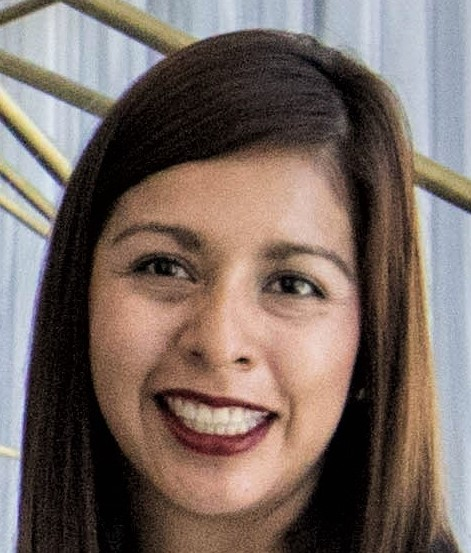
#> input picture images/face.jpeg, 471 x 553 px, found by its file name
$ jupyter execute ORB.ipynb   (shell and % lines are left out)
#> lines starting #> are read from the running program, lines starting #| are printed output that depends on the picture
### Loading images and training resources

[cell 1]

import cv2
import matplotlib.pyplot as plt
import numpy as np

# Set the default figure size
plt.rcParams['figure.figsize'] = [20,10]

# Load the training image
image = cv2.imread('D:/ComputerVision/images/face.jpeg')
#> image is the input picture: shape (553, 471, 3); mean B, G, R 98.9, 105.9, 121

# Convert the training image to RGB
training_image = cv2.cvtColor(image, cv2.COLOR_BGR2RGB)

# Convert the training image to gray Scale
training_gray = cv2.cvtColor(image, cv2.COLOR_BGR2GRAY)
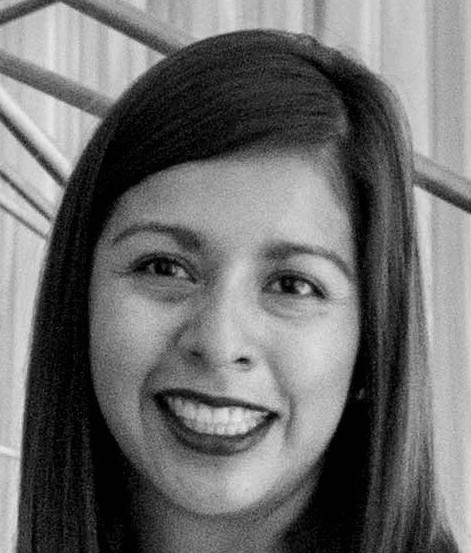
#> training_gray: shape (553, 471); min 0, max 238, mean 109.6

# Display the images
plt.subplot(121)
plt.title('Original Training Image')
plt.imshow(training_image)
plt.subplot(122)
plt.title('Gray Scale Training Image')
plt.imshow(training_gray, cmap = 'gray')
plt.show()
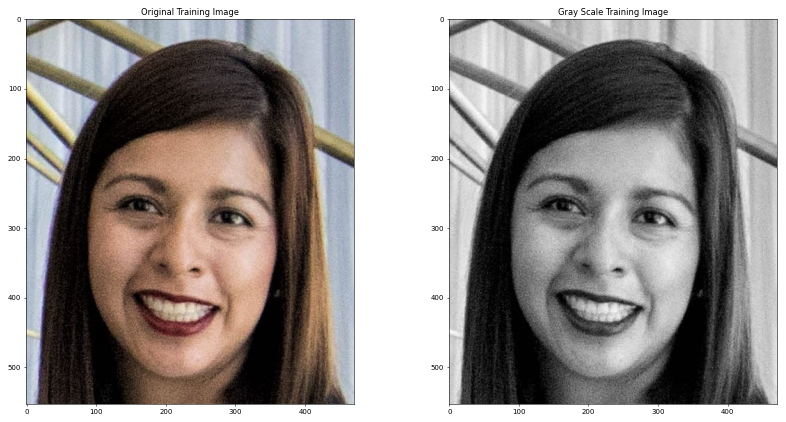
#> figure drawn by matplotlib, 2 panels

[cell 2]
# Set the parameter of the ORB algorithm
# nfeatures = 200: Determines the maximum number of features (keypoints) to locate.
# scaleFactor = 2.0: classical pyramid
orb = cv2.ORB_create(200,2.0)

# Find the keypoints in the gray scale training image and compute their ORB \
# None: indicate that we are not using a mask
keypoints, descriptor = orb.detectAndCompute(training_gray, None)
#> keypoints = 175 keypoints; strongest (x, y, size): (306, 286, 62), (252, 420, 124), (272, 412, 124), (300, 288, 124)

# Create copies of the training image to draw our keypoints on
keyp_without_size = np.copy(training_image)
keyp_with_size = np.copy(training_image)

# Draw the keypoints without size of orientation on one copy of the training image
# training_image = input image
# keypoints = keypoints
# keyp_without_size = output
cv2.drawKeypoints(training_image, keypoints, keyp_without_size, color = (0,255,0))
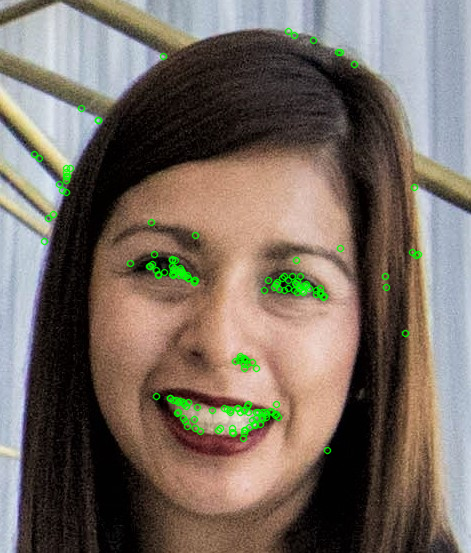
#> keyp_without_size: shape (553, 471, 3); mean R, G, B 119.6, 107.7, 97.8

# Draw the keypoints with size and orientation on the other copy of the training image
cv2.drawKeypoints(training_image, keypoints, keyp_with_size, flags=cv2.DRAW_MATCHES_FLAGS_DRAW_RICH_KEYPOINTS)
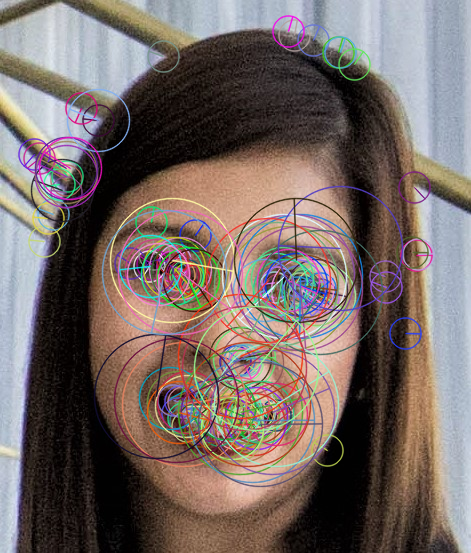
#> keyp_with_size: shape (553, 471, 3); mean R, G, B 118.5, 105.6, 101.2

# Display the image with the keypoints without size or orientation
plt.subplot(121)
plt.title('Keypoints Without Size or Orientation')
plt.imshow(keyp_without_size)

# Display the image with the keypoints with size and orientation
plt.subplot(122)
plt.title('Keypoints With Size and Orientation')
plt.imshow(keyp_with_size)
plt.show()

# Print the number of keypoints detected
print("\nNumber of keypoints Detected: ", len(keypoints))
#| Number of keypoints Detected:  175
